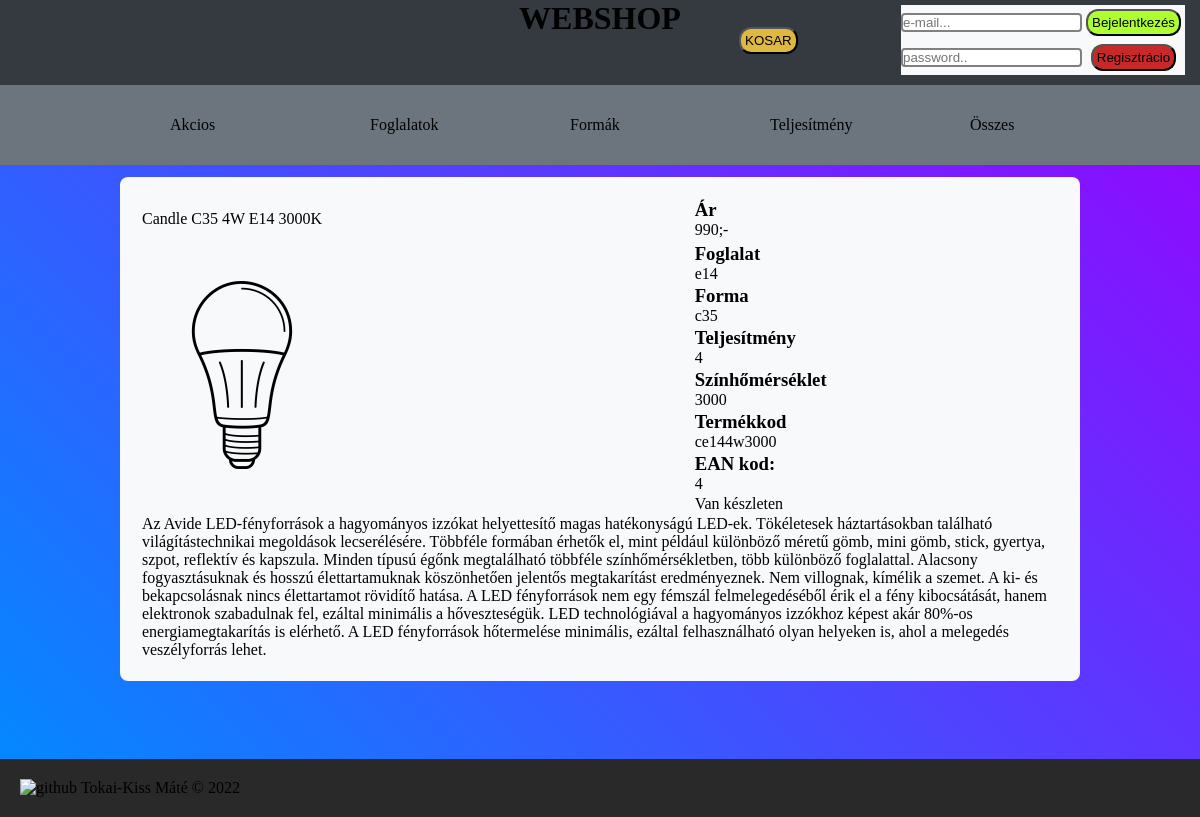
/product.php?termekid=5, run on the app's committed database.
### tables this page shows
CREATE TABLE `termek` (
  `termek_id` int(11) NOT NULL,
  `nev` varchar(50) NOT NULL,
  `ar` int(11) NOT NULL,
  `keszlet` int(11) NOT NULL,
  `foglalat` varchar(20) NOT NULL,
  `forma` varchar(20) NOT NULL,
  `teljesitmeny` int(11) NOT NULL,
  `szinhomerseklet` int(11) NOT NULL,
  `termekkod` varchar(20) NOT NULL,
  `ean` int(13) NOT NULL,
  `allapot` varchar(20) NOT NULL,
  `leiras` text NOT NULL,
  `elerheto` enum('1','0') NOT NULL,
  `akcio` enum('1','0') NOT NULL,
  `marka` varchar(20) NOT NULL
);

### product.php (the view, shortened to what this page needs)
<?php
    include 'header.php';
    $termekid = $_GET['termekid'];
    if ($result = $mysqli->query('SELECT * FROM `termek` WHERE termek_id="'.$termekid.'" AND elerheto = 1')) {
        while ($row = $result->fetch_assoc()) {
            $nev = $row['nev'];
            $ar = $row['ar'];
            $foglalat = $row['foglalat'];
            $forma = $row['forma'];
            $teljesitmeny = $row['teljesitmeny'];
            $szinhomerseklet = $row['szinhomerseklet'];
            $termekkod = $row['termekkod'];
            $ean = $row['ean'];
            $leiras = $row['leiras'];
            $keszlet = $row['keszlet'];
        }
    }
?>
<table id="product">
    <tr>
        <td><?php echo $nev;?></td>
        <td style="text-align: left;"><h3>Ár</h3><p><?php echo $ar;?>;-</p></td>
    </tr>
    <tr>
        <td rowspan="8"><img src="images/2178329-200.png" alt="led-bulb"></td>
    </tr>
    <tr>
        <td><h3>Foglalat</h3><p><?php echo $foglalat;?></p></td>
    </tr>
    <tr>
        <td><h3>Forma</h3><p><?php echo $forma;?></p></td>
    </tr>
    <tr>
        <td><h3>Teljesítmény</h3><p><?php echo $teljesitmeny;?></p></td>
    </tr>
    <tr>
        <td><h3>Színhőmérséklet</h3><p><?php echo $szinhomerseklet;?></p></td>
    </tr>
    <tr>
        <td><h3>Termékkod</h3><p><?php echo $termekkod;?></p></td>
    </tr>
    <tr>
        <td><h3>EAN kod:</h3><p><?php echo $ean;?></p></td>
    </tr>
    <tr>
        <td><?php if ($keszlet>0) {
            echo 'Van készleten';
        }else {
            echo 'Nincs készleten';
        }?></td>
    </tr>
    <tr>
        <td colspan="2"><?php echo $leiras;?></td>
    </tr>
</table>
<footer>
    <a href="https://github.com/tkissMate/vizsgaremek"><img src="images/github-brand-logo-47401.webp" alt="github" style="height: 80px;"></a>
    <p>Tokai-Kiss Máté &copy; 2022</p>
</footer>
</body>
</html>

### styles/style.css (style rules this page uses)
* { margin: 0; padding: 0; }
body { box-sizing: border-box; background: linear-gradient(45deg, #008cff, #9900ff); min-height: 100vh; padding-bottom: 124px; position: relative; }
a { color: black; text-decoration: none; }
table { width: 100%; border-collapse: collapse; background-color: #f8f9fa; }
tr { transition-duration: 0.4s; }
td:nth-child(1) { text-align: left; }
td { text-align: center; }
#product { margin: 1% auto; border-collapse: separate; border-radius: 8px; background-color: #f8f9fa; width: 80%; padding: 20px; }
footer { box-sizing: border-box; width: 100%; padding: 20px; background-color: #292929; position: absolute; bottom: 0; }
footer * { display: inline; }

### data on the page
termek: nev "Candle C35 4W E14 3000K", ar "990", foglalat "e14", forma "c35", teljesitmeny "4", szinhomerseklet "3000", termekkod "ce144w3000", ean "4", leiras "Az Avide LED-fényforrások a hagyományos izzókat helyettesítő magas hatékonyságú LED-ek. Tökéletesek háztartásokban található világítástechnikai megoldások lecserélésére. Többféle formában érhetők el, mint például különböző méretű gömb, mini gömb, stick, gyertya, szpot, reflektív és kapszula. Minden típusú égőnk megtalálható többféle színhőmérsékletben, több különböző foglalattal. Alacsony fogyasztásuknak és hosszú élettartamuknak köszönhetően jelentős megtakarítást eredményeznek. Nem villognak, kímélik a szemet. A ki- és bekapcsolásnak nincs élettartamot rövidítő hatása. A LED fényforrások nem egy fémszál felmelegedéséből érik el a fény kibocsátását, hanem elektronok szabadulnak fel,…"
